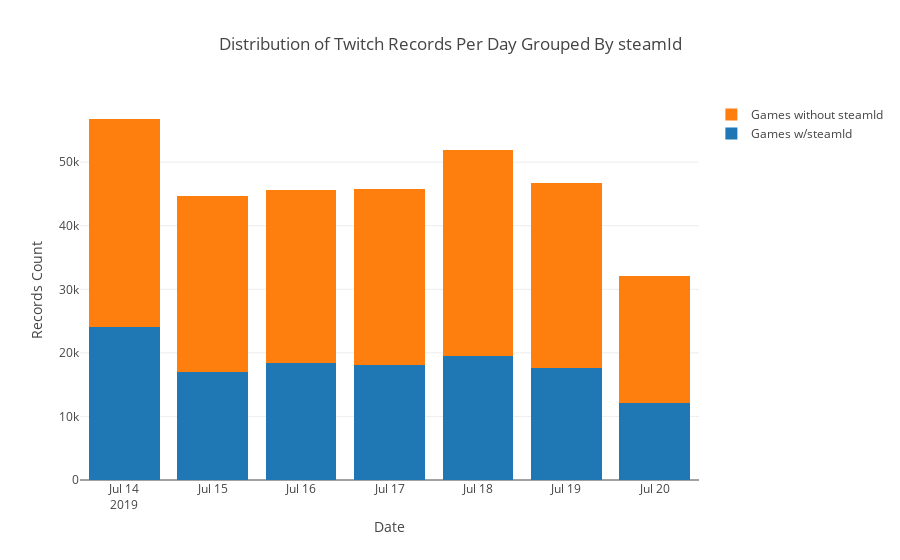

This figure's notebook cell:
### Markdown cell above
## This is counts of Twitch records by day grouped by a tie to Steam

### Code cell
steam_grouped_df = db['twitchhistorical'].aggregate([
{"$match": {"steamId": {"$exists": True}}},
{"$group":  {"_id": {"$dateToString": {"format": "%Y-%m-%d", "date": "$date"}},
             "count" : { "$sum" : 1} } },
{"$sort": {"_id": 1}}
])

steam_grouped_df = pd.DataFrame(list(steam_grouped_df))
steam_grouped_df.rename(columns={steam_grouped_df.columns[0] : 'date'}, inplace=True)

nonsteam_grouped_df = db['twitchhistorical'].aggregate([
{"$match": {"steamId": {"$exists": False}}},
{"$group":  {"_id": {"$dateToString": {"format": "%Y-%m-%d", "date": "$date"}},
             "count" : { "$sum" : 1} } },
{"$sort": {"_id": 1}}
])

nonsteam_grouped_df = pd.DataFrame(list(nonsteam_grouped_df))
nonsteam_grouped_df.rename(columns={nonsteam_grouped_df.columns[0] : 'date'}, inplace=True)

# https://plot.ly/python/bar-charts/#stacked-bar-chart

steamTrace = Bar(
    x=steam_grouped_df['date'],
    y=steam_grouped_df['count'],
    name='Games w/steamId'
)
nonSteamTrace = Bar(
    x=nonsteam_grouped_df['date'],
    y=nonsteam_grouped_df['count'],
    name='Games without steamId'
)

data = [steamTrace, nonSteamTrace]

layout = Layout(
        title='Distribution of Twitch Records Per Day Grouped By steamId',
        xaxis=dict(
            title='Date'
        ),
        yaxis=dict(
            title='Records Count'
        ),
        barmode='stack'
    )

fig = Figure(data=data, layout=layout)

iplot(fig)

### Figure 1 — Plotly figure (JSON) as saved in the notebook; plotly's stock layout.template omitted (floating-point values rounded to 4 significant figures)
{"data": [{"name": "Games w/steamId", "type": "bar", "uid": "6a822478-c3dc-4d5b-8002-3ee1bd79a7cf", "x": ["2019-07-14", "2019-07-15", "2019-07-16", "2019-07-17", "2019-07-18", "2019-07-19", "2019-07-20"], "y": [24004, 16988, 18423, 18033, 19570, 17635, 12098]}, {"name": "Games without steamId", "type": "bar", "uid": "535a2f9d-bfd8-488c-a99a-1dc1a883bda8", "x": ["2019-07-14", "2019-07-15", "2019-07-16", "2019-07-17", "2019-07-18", "2019-07-19", "2019-07-20"], "y": [32789, 27688, 27186, 27766, 32357, 29044, 20037]}], "layout": {"barmode": "stack", "title": {"text": "Distribution of Twitch Records Per Day Grouped By steamId"}, "xaxis": {"title": {"text": "Date"}}, "yaxis": {"title": {"text": "Records Count"}}}}
